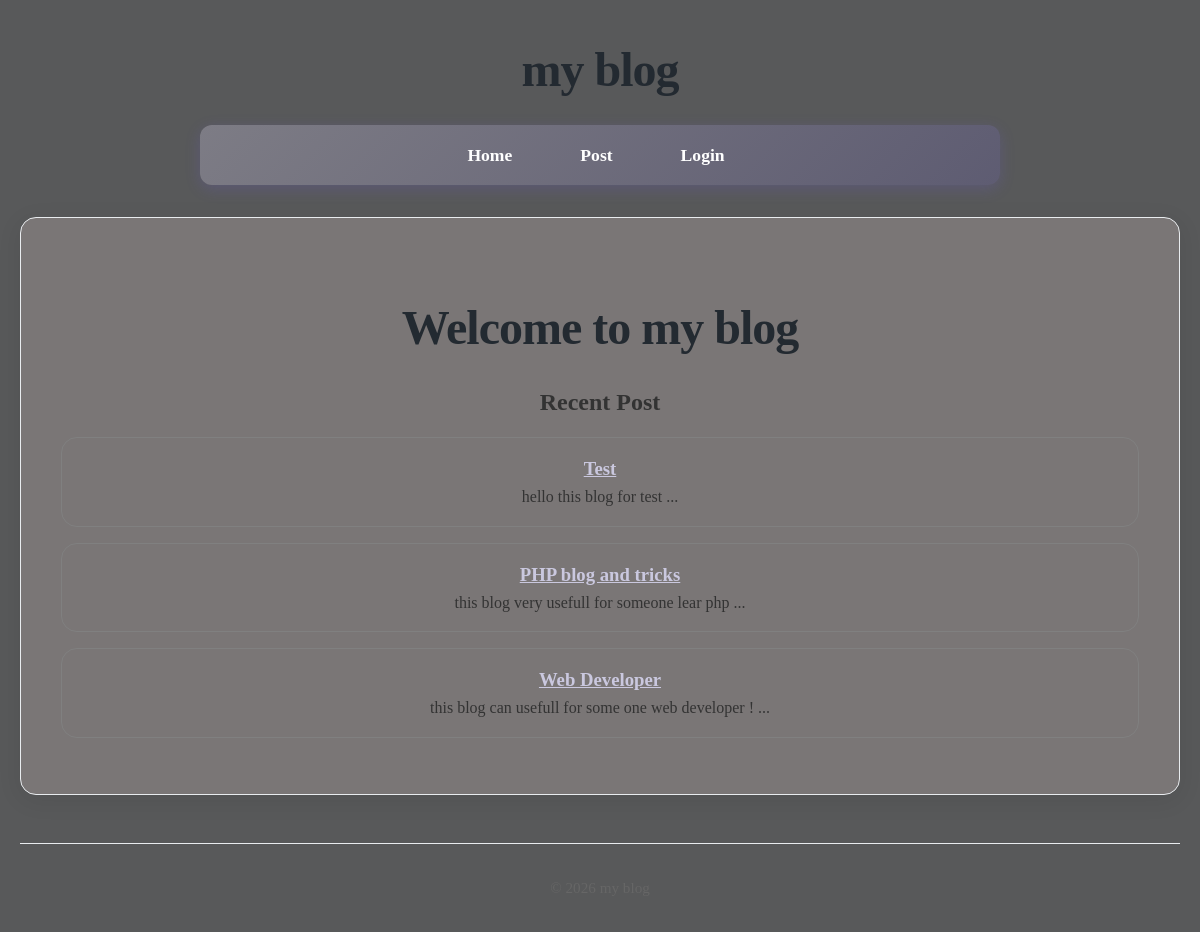
Before: / with the older database file.
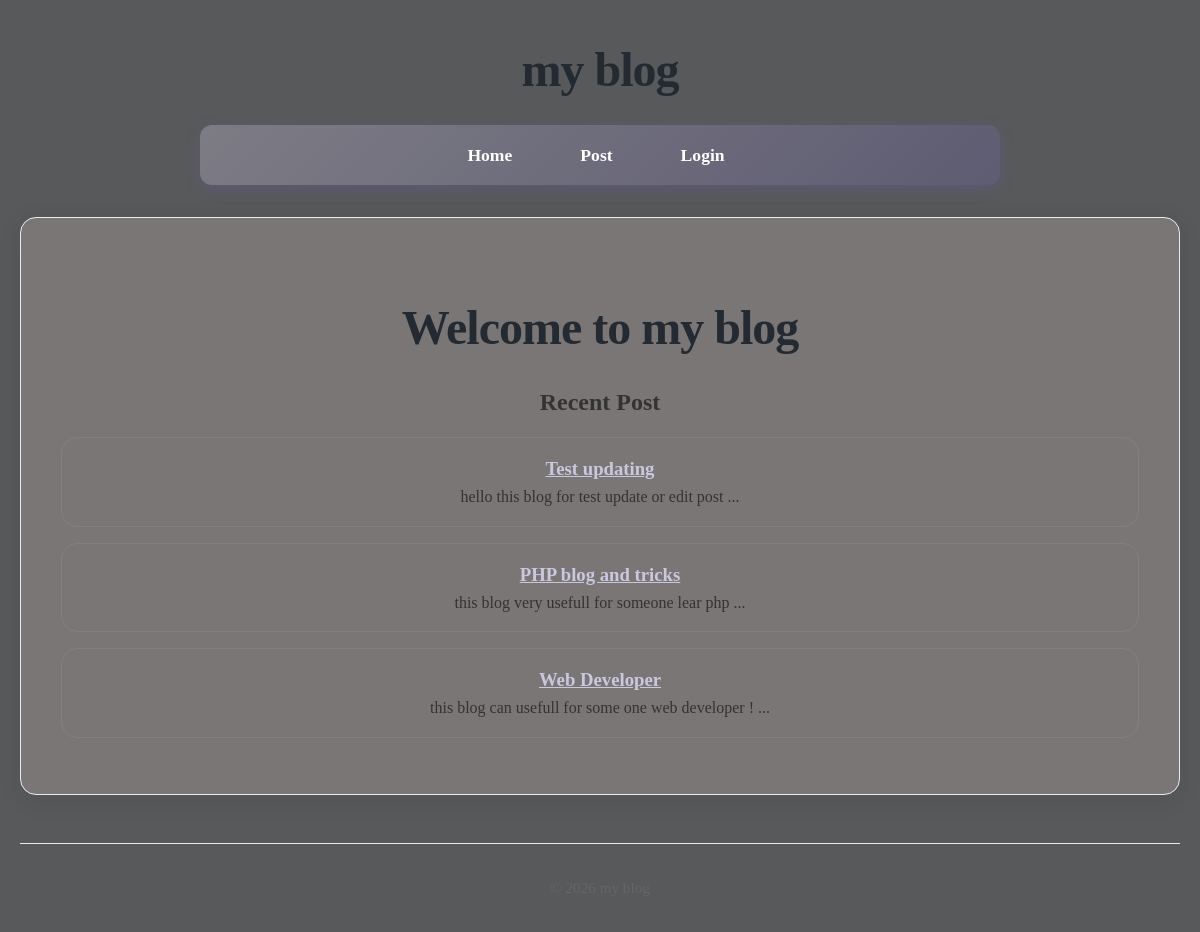
After: the same page with the newer database file.
### tables this page shows
CREATE TABLE posts(
    id INTEGER PRIMARY KEY AUTOINCREMENT,
    title TEXT NOT NULL,
    content TEXT NOT NULL,
    views INTEGER DEFAULT 0,
    user_id INTEGER NOT NULL,
    created_at DATETIME DEFAULT CURRENT_TIMESTAMP,
    FOREIGN KEY (user_id) REFERENCES users (id)
);

### core/Router.php (called while the page is built, shortened)
<?php
class Router{
    protected array $routes = [];
    protected array $globalMiddleware = [];
    protected array $routeMiddleware = [];
    public function add(string $method ,string $uri ,string $controller , array $middlewares = []): void{
        $this->routes[] = [
            'method' => $method,
            'uri' => $uri,
            'controller' => $controller,
            'middlewares' => $middlewares
        ];
    }
    public function addGlobalMiddleware(string $middleware):void {
        $this->globalMiddleware[] = $middleware;
    }
    public function addRouteMiddleware(string $name,string $middleware):void {
        $this->routeMiddleware[$name] = $middleware;
    }
    public function dispatch(string $uri ,string $method){
        $route = $this->findRoute($uri , $method);
        $middlewares = [
            ...$this->globalMiddleware,
            ...array_map(fn($name)=>$this->routeMiddleware[$name],$route['middlewares'])
        ];
       return $this->runMiddleware(
        $middlewares,
        function () use ($route) {
            [$controller , $action] = explode('@' , $route['controller']);
            return $this->callAction($controller , $action , $route['params']);
        }
       );
    }
    protected function runMiddleware(array $middlewares , callable $target): mixed{
        $next = $target;
        foreach(array_reverse($middlewares) as $middleware){
            $next = function() use ($middleware , $next){
                error_log("Middle ware : running $middleware");
                return (new $middleware)->handle($next);
            };
        }
        return $next();
    }
    protected function findRoute(string $uri , string $method): ?array{
        foreach($this->routes as $route){
            $params = $this->matchRoute($route['uri'] , $uri);
            if($params !== null && $route['method'] === $method){
                return [...$route , 'params' => $params];
            }
        }
        return null;
    }
    protected function matchRoute(string $routeUri,string $requestUri): ?array{
        $routeSegments = explode('/', trim($routeUri,'/'));
        $requestSegments = explode('/', trim($requestUri,'/'));
        $params = [];
        return $params;
    }
    protected function callAction(string $controller,string $action,array $params): string{
        return (new $controller)->$action(... $params);
    }
}

### app/Services/Auth.php (called while the page is built, shortened)
<?php
class Auth{
    protected static $user = null;
    public static function user(): ?User{
        if(static::$user === null){
            $userId = $_SESSION['user_id'] ?? null;
            static::$user =  $userId ? User::find($userId) : RememberMe::user();
        }
        return static::$user;
    }
}

### app/Services/RememberMe.php (called while the page is built, shortened)
<?php
class RememberMe{
    public static function user(): ?User{
        $tokenString = $_COOKIE[static::COOKIE_NAME] ?? null;
        if(!$tokenString){
            return null;
        }
        $token = RememberToken::findValid($tokenString);
        $user = User::find($token->user_id);
        return $user;
    }
}

### app/Services/CSRF.php (called while the page is built, shortened)
<?php
class CSRF {
    public static function verify(?string $token = null): bool{
        $method = $_SERVER['REQUEST_METHOD'];
        if(in_array($method, ['GET','HEAD','OPTIONS'])){
            return true;
        }
        return false;
    }
}

### core/App.php (called while the page is built, shortened)
<?php
class App{
    protected static $container = [];
    public static function bind(string $key, mixed $value): void{
        static::$container[$key] = $value;
    }
    public static function get(string $key): mixed{
        return static::$container[$key];
    }
}

### app/Models/Post.php (called while the page is built, shortened)
<?php
class Post extends Model{
    protected static string $table = 'posts';
    public static function getRecent(?int $limit = null, ?int $page = null, ?string $search = null)
{
    $db = App::get('database');
    $query = "SELECT * FROM " . static::$table;
    $params = [];
    $query .= " ORDER BY created_at DESC";
    if ($limit !== null && $page !== null) {
        $limit  = (int) $limit;
        $offset = (int) (($page - 1) * $limit);
        $query .= " LIMIT $limit OFFSET $offset";
    }
    return $db->fetchAll($query, $params, static::class);
}
}

### core/DataBase.php (called while the page is built, shortened)
<?php
class DataBase{
    protected $pdo;
    public function __construct(array $config){
        try {
            $dsn = $this->createDsn($config);
            $username = $config['username'] ?? null;
            $password = $config['password'] ?? null;
            $options = $config['options'] ?? null;
            $this->pdo = new PDO($dsn , $username , $password , $options);
            $this->pdo->setAttribute(PDO::ATTR_ERRMODE,PDO::ERRMODE_EXCEPTION);
        } catch (PDOException $e) {
            throw new Exception("Could not connect to the database:" . $e);
        }
    }
    protected function createDsn(array $config): string{
        $driver = $config['driver'];
        $dbname = $config['dbname'];
        return match ($driver) {
            'sqlite' => "sqlite:$dbname",
            default => throw new Exception("Unsupported database driver: $driver") ,
        };
    }
    public function query(string $sql, array $params = []): PDOStatement{
        $stmt = $this->pdo->prepare($sql);
        $stmt->execute($params);
        return $stmt;
    }
    public function fetchAll(string $sql,array $params = [], ?string $classname = null): array{
        $stmt = $this->query($sql,$params);
        return $classname ? $stmt->fetchAll(PDO::FETCH_CLASS , $classname) : $stmt->fetchAll(PDO::FETCH_ASSOC);
    }
}

### app/Controllers/HomeController.php (called while the page is built, shortened)
<?php
class HomeController{
    public function index(){
        $posts = Post::getRecent(5,1,'');
        return View::render(
        template: 'home/index',
        data: [
          'posts' => $posts
        ],
        layout: 'layouts/main'
    );
  }
}

### app/Middlewares/CSRF.php (called while the page is built, shortened)
<?php
class CSRF implements MiddleWare{
    public function handle(callable $next){
      return $next();
    }
}

### app/Middlewares/View.php (called while the page is built, shortened)
<?php
class View implements MiddleWare{
    public function handle(callable $next){
      return $next();
    }
}

### core/View.php (called while the page is built, shortened)
<?php
class View{
    protected static $globals = [];
    public static function share(string $key , mixed $value): void{
        static::$globals[$key] = $value;
    }
    public static function render(string $template , array $data = [] , $layout = null): string{
        $data = [...static::$globals , ...$data];
        $content = static::renderTemplate($template, $data);
        return static::renderLayout($layout , $data, $content);
    }
    public static function partial(string $template , array $data = []): string{
        return static::renderTemplate("partials/$template" , $data);
    }
    protected static function renderTemplate(string $template , array $data): string{
        extract($data);
        $path = dirname(__DIR__) . "/app/Views/$template.php";
        require $path;
        return ob_get_clean();
    }
     protected static function renderLayout(?string $template , array $data, string $content):string{
        extract([...$data , 'content' =>$content]);
        $path = dirname(__DIR__) . "/app/Views/$template.php";
        require $path;
        return ob_get_clean();
    }
}

### helpers.php (called while the page is built, shortened)
<?php
if(!function_exists('partial')){
function partial(string $template , array $data = []): string{
    return View::partial($template , $data);
}
}

### app/Views/partials/_post.php (the view)
<?php foreach($posts as $post): ?>
    <article>
        <h3>
           <a href="/post/<?= $post->id ?>"><?= htmlspecialchars($post->title) ?></a>
        </h3>
        <p><?= htmlspecialchars(substr($post->content , 0, 100)) ?> ... </p>
    </article>
<?php endforeach; ?>

### public/index.php (shortened to what this page needs)
<?php
require_once __DIR__ . '/../helpers.php';
$router = new Router();
$uri = parse_url($_SERVER['REQUEST_URI'])['path'];
$method = $_SERVER['REQUEST_METHOD'];
echo $router->dispatch($uri,$method);

### app/Views/home/index.php
<h1>Welcome to my blog</h1>
<h2>Recent Post</h2>
<?= partial('_post' , ['posts' => $posts]) ?>

### app/Views/layouts/main.php (shortened to what this page needs)
<!DOCTYPE html>
<html lang="en">
<head>
    <link rel="stylesheet" href="/style/style-form.css" />
    <link rel="stylesheet" href="/style/style-main.css" />
</head>
<body>
    <h1>my blog</h1>
    <nav>
        <a href="/">Home</a>
        <a href="/../post">Post</a>
       <?php if($user): ?>
            <?php if(check('dashboard')): ?>
                <a href="/admin/dashboard">Admin</a>
            <?php endif; ?>
        <form action="/logout" method="POST">
                <?= csrf_token() ?>
                <button>Logout (<?= $user->email ?>)</button>
            </form>
        <?php else: ?>
                <a href="/login">Login</a>
        <?php endif; ?>
    </nav>
    <main>
        <section>
            <p><?=$content ?></p>
        </section>
    </main>
    <footer>
        <p> &copy; <?= date('Y') ?> my blog </p>
    </footer>
</body>
</html>

### public/style/style-form.css (style rules this page uses)
body { text-align: center; align-items: center; justify-content: center; }

### public/style/style-main.css (style rules this page uses)
* { margin: 0; padding: 0; box-sizing: border-box; }
body { font-family: Cambria, Cochin, Georgia, Times, 'Times New Roman', serif; line-height: 1.6; color: #333; background-color: #58595a; max-width: 1200px; margin: 0 auto; padding: 0 20px; }
h1 { text-align: center; margin: 2rem 0 1rem; font-size: 3rem; color: #232a31; font-weight: 700; letter-spacing: -1px; }
h1::after { margin-left: 10px; }
nav { background: linear-gradient(135deg, #7d7c85 0%, #5e5c72 100%); padding: 1rem; border-radius: 12px; margin: 1rem auto 2rem; box-shadow: 0 4px 15px rgba(108, 92, 231, 0.2); max-width: 800px; }
nav a { color: white; text-decoration: none; font-weight: 600; padding: 0.8rem 1.5rem; margin: 0 0.5rem; border-radius: 8px; transition: all 0.3s ease; font-size: 1.1rem; }
nav a:first-child { margin-left: 0; }
main { background-color: rgb(122, 118, 118); padding: 2.5rem; border-radius: 16px; box-shadow: 0 5px 25px rgba(0, 0, 0, 0.08); margin-bottom: 3rem; min-height: 400px; border: 1px solid #e9ecef; }
footer { text-align: center; padding: 2rem; color: #666; border-top: 1px solid #e9ecef; margin-top: 2rem; font-size: 0.95rem; }
footer p { display: flex; align-items: center; justify-content: center; gap: 8px; }
article { margin-bottom: 1rem; margin-top: 1rem; padding: 1rem; border: 1px solid gray; border-radius: 1rem; transition: 300ms ease-in; }
body { animation: fadeIn 0.5s ease-out; }
a { color: #cac8df; transition: color 0.3s ease; }
main > * { transition: transform 0.2s ease; }

Changed rows visible on the page:
changed posts: title "Test" → "Test updating"; content "hello this blog for test" → "hello this blog for test update or edit post"
